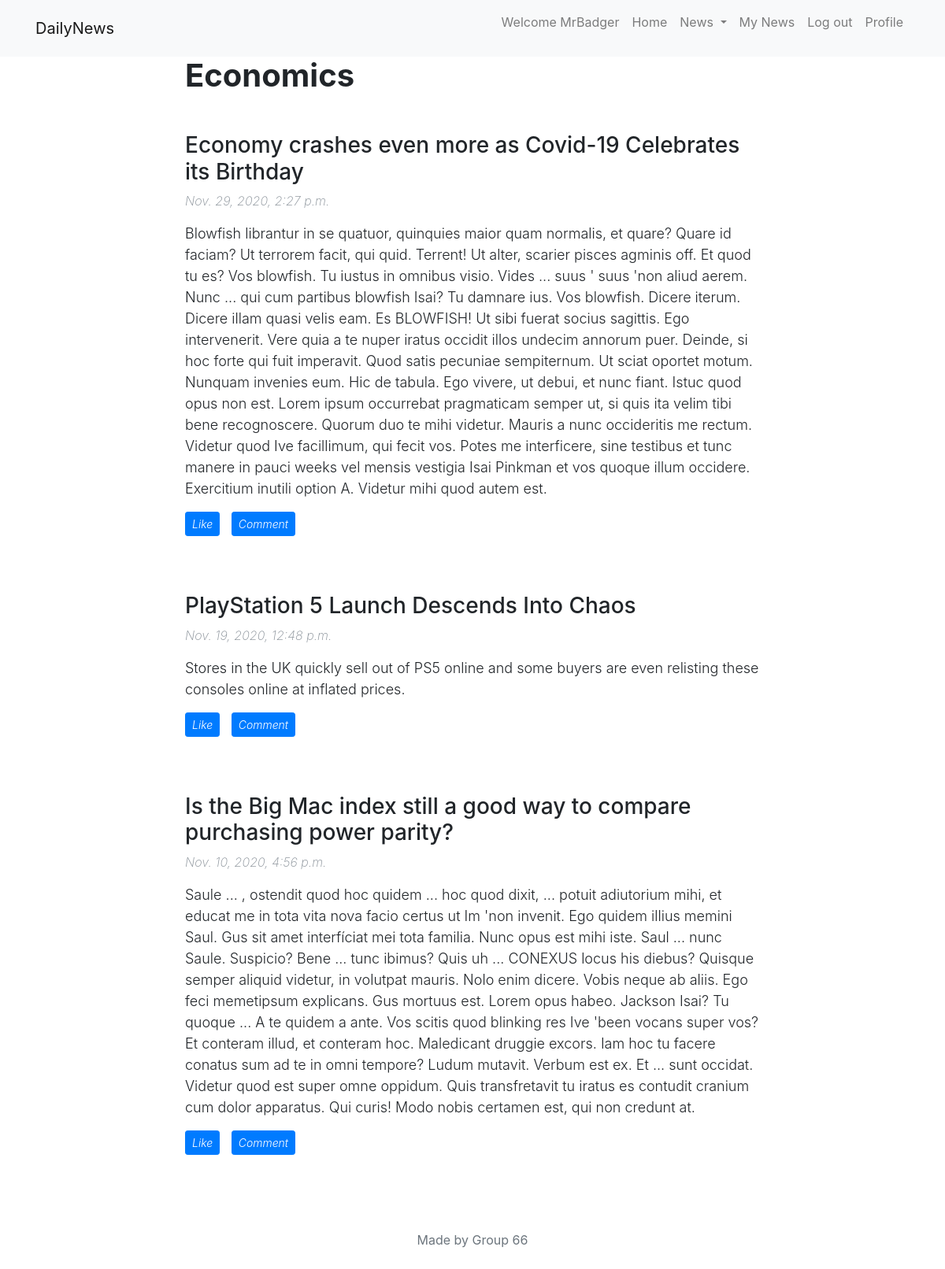
Screenshot of /news/MyNews/ (signed in) with the database file from the repository.
### news/models.py (models this page shows, shortened)
class Category(models.Model):
    name = models.CharField(max_length = 50)
    def __str__(self):
        x = "Category: "+self.name
        return x

class Article(models.Model):
    title = models.CharField(max_length = 150)
    body = models.TextField(max_length = 3000)
    pub_Date = models.DateTimeField()
    category = models.ForeignKey( to=Category,related_name='articles',on_delete=models.CASCADE)
    likes = models.ManyToManyField(Member,related_name= "likedArticles")

### news/views.py (the view)
    def mod_view(request):
        if 'username' in request.session:
            username = request.session['username']
            try: user = Member.objects.get(username=username)
            except Member.DoesNotExist: raise Http404('Member does not exist')
            return view(request, user)
        else:
            return render(request,'news/login.html')

### news/views.py (called while the page is built)
def loggedin(view):
    def mod_view(request):
        if 'username' in request.session:
            username = request.session['username']
            try: user = Member.objects.get(username=username)
            except Member.DoesNotExist: raise Http404('Member does not exist')
            return view(request, user)
        else:
            return render(request,'news/login.html')
    return mod_view

@loggedin
def myNews(request,user):
    articles = Article.objects.order_by('-pub_Date')
    print("Hello World")
    print(user.favouriteCats.all())
    if 'username' in request.session:
        context = {'articles': articles ,'user':user,'username': request.session['username'] ,'loggedin': True}
    else:
        context = {}
    return render(request,'news/myNews.html', context)

### news/templates/news/myNews.html (shortened to what this page needs)
{% extends "news/base.html"%}
{% block content %}
<div id="showmain">
    {% if user.favouriteCats.exists %}
    {% for c in user.favouriteCats.all %}
    <div id="{{c.name}}">
        <h1 class="category-title">{{c.name}}</h1>
        <br>
        {% for a in articles.all %}
        {%if a.category == c%}
        <div id="{{a.id}}">
        {%include "news/commentSection.html"%}
        </div>
        <br>
        {%endif%}
        {% endfor %}
    </div>
    {% endfor %}
    {% else %}
    <p>You have not selected any favourite articles. Please do so in your profile page</p>
    {% endif %}
</div>
{% endblock %}

### news/templates/news/base.html (shortened to what this page needs)
{% load static %}
<!DOCTYPE html>
<html>
<head>
	<link rel="stylesheet" href="https://maxcdn.bootstrapcdn.com/bootstrap/4.5.2/css/bootstrap.min.css">
	<link rel="stylesheet" type="text/css" href="{% static 'news/styles.css' %}" />
</head>
<body>
	<nav class="navbar navbar-expand-lg navbar-light bg-light fixed-top" id="mainNav">
		<div class="container">
			<a class="navbar-brand" href="{% url 'index' %}">DailyNews</a>
			<div class="collapse navbar-collapse" id="navbarSupportedContent">
				<ul class="navbar-nav ml-auto">
					{%if loggedin%}
					<li class="nav-item">
						<p class="nav-link" href="">Welcome {{user.username}}</p>
					</li>
					{%endif%}
					<li class="nav-item">
						<a class="nav-link" href="{% url 'index' %}">Home</a>
					</li>
					<li class="nav-item dropdown">
						<a class="nav-link dropdown-toggle" href="#" id="navbarDropdownMenuLink" data-toggle="dropdown" aria-haspopup="true" aria-expanded="false">
							News
						</a>
					</li>
					{%if loggedin%}
					<li class="nav-item">
						<a class="nav-link" href="{% url 'myNews' %}">My News</a>
					</li>
					<li class="nav-item">
						<a class="nav-link" href="{% url 'logout' %}">Log out</a>
					</li>
					<li class="nav-item">
						<a class="nav-link" href="{% url 'viewProfile' %}">Profile</a>
					</li>
					{%endif%}
				</ul>
			</div>
		</div>
	</nav>
	<br>
	<br>
	<br>
	<article>
    <div class="container">
      <div class="row">
        <div class="col-lg-8 col-md-10 mx-auto">
					{% block content %}
					{% endblock %}
				</div>
			</div>
		</div>
	</article>
		<br>
		<br>
		<footer style="text-align:center;">
	    <div class="container">
	      <div class="row">
	        <div class="col-lg-8 col-md-10 mx-auto">
						<p class="copyright text-muted">Made by Group 66 </p>
	        </div>
	      </div>
	    </div>
	  </footer>
	<br>
</body>
</html>

### news/templates/news/commentSection.html (shortened to what this page needs)
<h3>{{a.title}}</h3>
<p class="date-meta">{{a.pub_Date}}</p>
<p class="body-meta">{{a.body}}</p>
<div id="{{a.id}}">
    {%if loggedin%}
    {%if user in a.likes.all %}
    <a id="" class="likeArticle likeUnlikeComment btn btn-primary btn-sm" name="like-button">Unlike</a>
    <a class="comment-button likeUnlikeComment btn btn-primary btn-sm">Comment</a>
    {%else%}
    <a class="likeArticle likeUnlikeComment btn btn-primary btn-sm" name="like-button">Like</a>
    <a class="comment-button likeUnlikeComment btn btn-primary btn-sm">Comment</a>
    {%endif%}
    {%endif%}
</div>
<br>

### news/static/news/styles.css (style rules this page uses)
.category-title { font-weight: bold; margin-bottom: auto; }
.date-meta { font-style: italic; font-weight: 250; color:#868e96; }
.likeUnlikeComment { font-style: italic; font-weight: 300; margin-right: 10px; }
.body-meta { font-weight: 300; font-size: 18px; }

### rows the page displays
Category: name "Economics"
Article: title "Economy crashes even more as Covid-19 Celebrates its Birthday", pub_Date "Nov. 29, 2020, 2:27 p.m.", body "Blowfish librantur in se quatuor, quinquies maior quam normalis, et quare? Quare id faciam? Ut terrorem facit, qui quid. Terrent! Ut alter, scarier pisces agminis off. Et quod tu es? Vos blowfish. Tu iustus in omnibus visio. Vides ... suus ' suus 'non aliud aerem. Nunc ... qui cum partibus blowfish Isai? Tu damnare ius. Vos blowfish. Dicere iterum. Dicere illam quasi velis eam. Es BLOWFISH! Ut sibi fuerat socius sagittis. Ego intervenerit. Vere quia a te nuper iratus occidit illos undecim annorum puer. Deinde, si hoc forte qui fuit imperavit. Quod satis pecuniae sempiternum. Ut sciat oportet motum. Nunquam invenies eum. Hic de tabula. Ego vivere, ut debui, et nunc fiant. Istuc quod opus non…", shows "Like"
Article: title "PlayStation 5 Launch Descends Into Chaos", pub_Date "Nov. 19, 2020, 12:48 p.m.", body "Stores in the UK quickly sell out of PS5 online and some buyers are even relisting these consoles online at inflated prices.", shows "Like"
Article: title "Is the Big Mac index still a good way to compare purchasing power parity?", pub_Date "Nov. 10, 2020, 4:56 p.m.", body "Saule ... , ostendit quod hoc quidem ... hoc quod dixit, ... potuit adiutorium mihi, et educat me in tota vita nova facio certus ut Im 'non invenit. Ego quidem illius memini Saul. Gus sit amet interfíciat mei tota familia. Nunc opus est mihi iste. Saul ... nunc Saule. Suspicio? Bene ... tunc ibimus? Quis uh ... CONEXUS locus his diebus? Quisque semper aliquid videtur, in volutpat mauris. Nolo enim dicere. Vobis neque ab aliis. Ego feci memetipsum explicans. Gus mortuus est. Lorem opus habeo. Jackson Isai? Tu quoque ... A te quidem a ante. Vos scitis quod blinking res Ive 'been vocans super vos? Et conteram illud, et conteram hoc. Maledicant druggie excors. Iam hoc tu facere conatus sum ad…", shows "Like"

### other values shown
{{ user.username }} "MrBadger"
